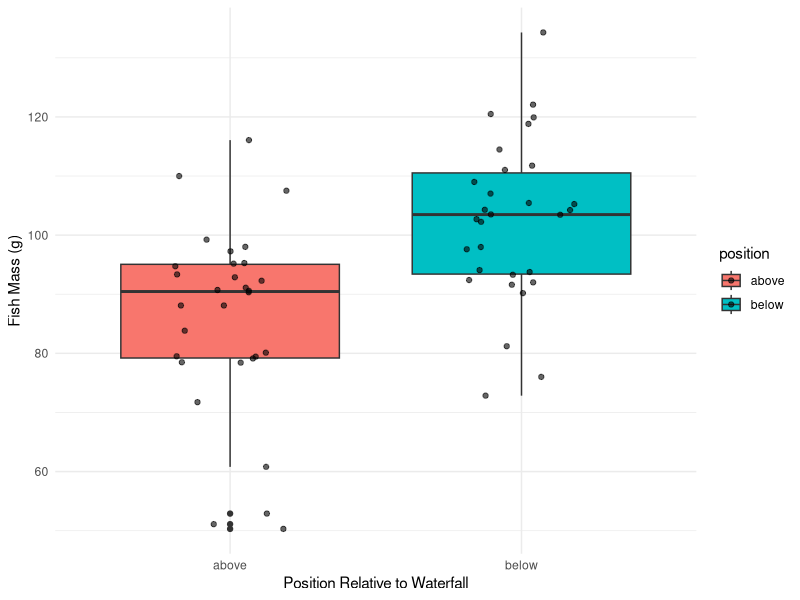
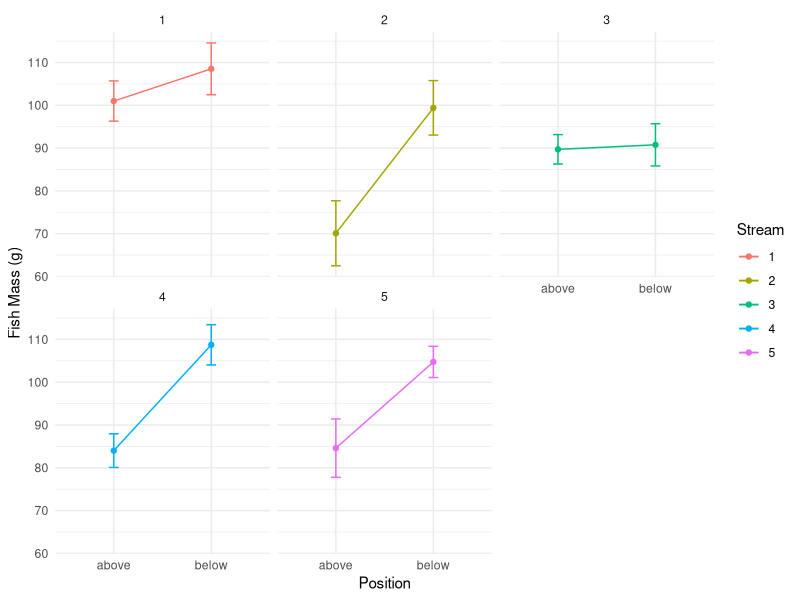
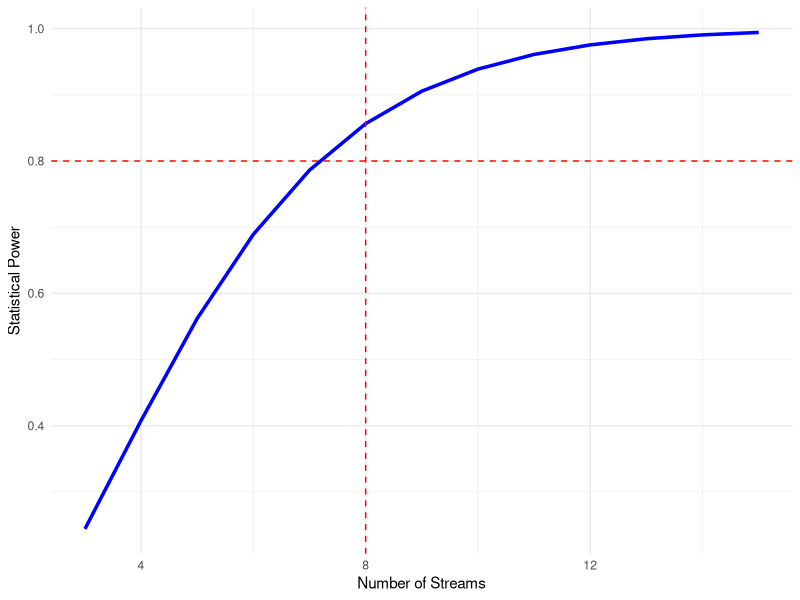

These charts were generated, in order, by the following R code:
## ---- chunk 1
library(tidyverse)
library(pwr)

set.seed(42)
## ---- chunk 2
# Create fish data from streams
# ADJUST THESE VARIABLES TO EXPLORE DIFFERENT SCENARIOS:

n_streams <- 5        # Number of streams to sample
n_fish_per_site <- 6  # Number of fish per site (above/below)
waterfall_effect <- 15 # Effect size: how much larger fish are below (in grams)

# Stream characteristics (baseline means will be generated)
stream_df <- tibble(
  stream_id = 1:n_streams,
  stream_mean = rnorm(n_streams, mean = 85, sd = 5)  # Random baseline for each stream
)

f_df <- tibble(
  stream_id = rep(1:n_streams, each = n_fish_per_site * 2),
  position = rep(c("above", "below"), each = n_fish_per_site, times = n_streams),
  fish_id = 1:(n_streams * n_fish_per_site * 2)
) %>%
  left_join(stream_df, by = "stream_id") %>%
  mutate(
    # Above waterfall = stream baseline, below = baseline + effect
    expected_mass = ifelse(position == "above", stream_mean, stream_mean + waterfall_effect),
    mass_g = rnorm(n(), mean = expected_mass, sd = 12)
  ) %>%
  select(stream_id, position, fish_id, mass_g)

head(f_df, 12)
## ---- chunk 3
# Visualize the data
basic_plot <- f_df %>% 
  ggplot(aes(x = position, y = mass_g, fill = position)) +
  geom_boxplot() +
  geom_jitter(width = 0.2, alpha = 0.6) +
  labs(x = "Position Relative to Waterfall",
       y = "Fish Mass (g)") +
  theme_minimal()

basic_plot
## ---- chunk 4
# Show data by individual streams
stream_plot <- f_df %>%
  ggplot(aes(x = position, y = mass_g, group = stream_id, color = as.factor(stream_id))) +
  stat_summary(fun = mean, geom = "point") +
  stat_summary(fun = mean, geom = "line") +
 stat_summary(fun.data = mean_se, geom = "errorbar", width = 0.1) +
  facet_wrap(~stream_id) +
  labs(x = "Position", y = "Fish Mass (g)", color = "Stream") +
  theme_minimal()
stream_plot
## ---- chunk 5
# WRONG analysis: treating all fish as independent
# This ignores that fish within streams may be similar

pseudo_test <- t.test(mass_g ~ position, data = f_df)
pseudo_test
## ---- chunk 6
# CORRECT analysis: average by stream first, then compare
stream_means <- f_df %>%
  group_by(stream_id, position) %>%
  summarize(mean_mass = mean(mass_g), .groups = "drop")

# Reshape for paired analysis  
stream_wide <- stream_means %>%
  pivot_wider(names_from = position, 
              values_from = mean_mass)

proper_test <- t.test(stream_wide$below, stream_wide$above, paired = TRUE)
proper_test
## ---- chunk 7
# Expected values based on pilot data
above_mean <- 85
below_mean <- 110  
pooled_sd <- 20

# Calculate effect size
effect_val <- abs(below_mean - above_mean) / pooled_sd
effect_val
## ---- chunk 8
# Calculate required sample size for 80% power
power_result <- pwr.t.test(
  d = effect_val,
  sig.level = 0.05,
  power = 0.8,
  type = "paired"
)

power_result
## ---- chunk 9
# Show how power changes with sample size
power_curve_df <- tibble(streams = 3:15) %>%
  rowwise() %>%
  mutate(power = pwr.t.test(n = streams, 
                            d = effect_val, 
                            sig.level = 0.05, 
                            type = "paired")$power) %>%
  ungroup()

curve_plot <- ggplot(power_curve_df, aes(x = streams, y = power)) +
  geom_line(linewidth = 1.2, color = "blue") +
  geom_hline(yintercept = 0.8, linetype = "dashed", color = "red") +
  geom_vline(xintercept = ceiling(power_result$n), linetype = "dashed", color = "red") +
  labs(x = "Number of Streams", y = "Statistical Power") +
  theme_minimal()

curve_plot
## ---- chunk 10
# Calculate observed effect size from our data
observed_above <- mean(stream_wide$above)
observed_below <- mean(stream_wide$below)
observed_diff <- observed_below - observed_above
observed_sd <- sd(stream_wide$below - stream_wide$above)

observed_effect <- observed_diff / observed_sd
observed_effect
## ---- chunk 11
# What power did we actually have?
actual_power <- pwr.t.test(
  n = 6,
  d = observed_effect,
  sig.level = 0.05,
  type = "paired"
)

actual_power
## ---- chunk 12
# What if we ignored the stream pairing?
unpaired_test <- t.test(mean_mass ~ position, data = stream_means)
unpaired_test
## ---- chunk 13
# Calculate summary by position
summary_df <- f_df %>%
  group_by(position) %>%
  summarize(
    n_fish = n(),
    mean_mass = mean(mass_g),
    sd_mass = sd(mass_g),
    se_mass = sd_mass / sqrt(n_fish)
  )

summary_df
## ---- chunk 14
# Summary by stream (proper replication level)
stream_summary <- stream_means %>%
  group_by(position) %>%
  summarize(
    n_streams = n(),
    mean_mass = mean(mean_mass),
    sd_mass = sd(mean_mass),
    se_mass = sd_mass / sqrt(n_streams)
  )

stream_summary
